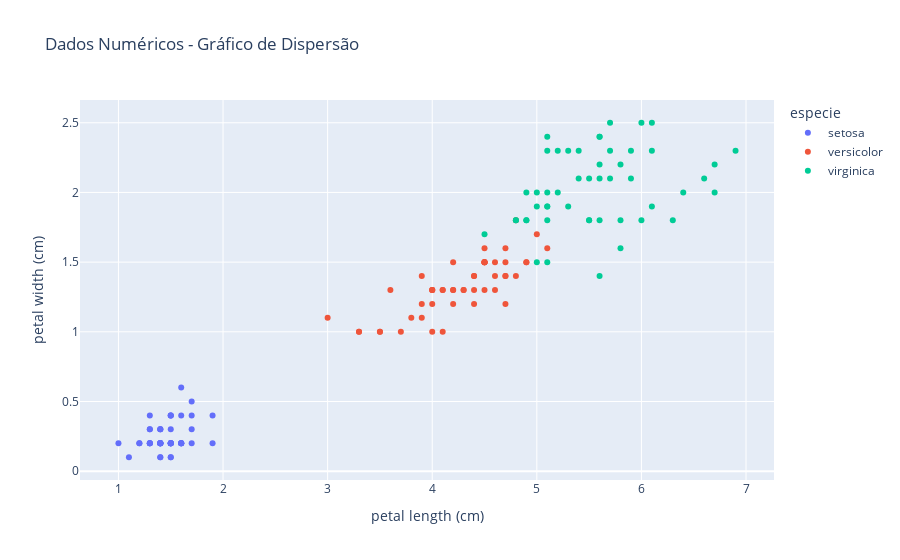

Notebook cell for this chart:
### Code cell
import plotly.express as px

fig = px.scatter(
    iris_df,
    x="petal length (cm)",
    y="petal width (cm)",
    color="especie",
    title="Dados Numéricos - Gráfico de Dispersão",
)

fig.show()

### Figure 1 — Plotly figure (JSON) as saved in the notebook; plotly's stock layout.template omitted (floating-point values rounded to 4 significant figures)
{"data": [{"hovertemplate": "especie=setosa<br>petal length (cm)=%{x}<br>petal width (cm)=%{y}<extra></extra>", "legendgroup": "setosa", "marker": {"color": "#636efa", "symbol": "circle"}, "mode": "markers", "name": "setosa", "orientation": "v", "showlegend": true, "type": "scatter", "x": [1.4, 1.4, 1.3, 1.5, 1.4, 1.7, 1.4, 1.5, 1.4, 1.5, 1.5, 1.6, 1.4, 1.1, 1.2, 1.5, 1.3, 1.4, 1.7, 1.5, 1.7, 1.5, 1, 1.7, 1.9, 1.6, 1.6, 1.5, 1.4, 1.6, 1.6, 1.5, 1.5, 1.4, 1.5, 1.2, 1.3, 1.4, 1.3, 1.5, 1.3, 1.3, 1.3, 1.6, 1.9, 1.4, 1.6, 1.4, 1.5, 1.4], "xaxis": "x", "y": [0.2, 0.2, 0.2, 0.2, 0.2, 0.4, 0.3, 0.2, 0.2, 0.1, 0.2, 0.2, 0.1, 0.1, 0.2, 0.4, 0.4, 0.3, 0.3, 0.3, 0.2, 0.4, 0.2, 0.5, 0.2, 0.2, 0.4, 0.2, 0.2, 0.2, 0.2, 0.4, 0.1, 0.2, 0.2, 0.2, 0.2, 0.1, 0.2, 0.2, 0.3, 0.3, 0.2, 0.6, 0.4, 0.3, 0.2, 0.2, 0.2, 0.2], "yaxis": "y"}, {"hovertemplate": "especie=versicolor<br>petal length (cm)=%{x}<br>petal width (cm)=%{y}<extra></extra>", "legendgroup": "versicolor", "marker": {"color": "#EF553B", "symbol": "circle"}, "mode": "markers", "name": "versicolor", "orientation": "v", "showlegend": true, "type": "scatter", "x": [4.7, 4.5, 4.9, 4, 4.6, 4.5, 4.7, 3.3, 4.6, 3.9, 3.5, 4.2, 4, 4.7, 3.6, 4.4, 4.5, 4.1, 4.5, 3.9, 4.8, 4, 4.9, 4.7, 4.3, 4.4, 4.8, 5, 4.5, 3.5, 3.8, 3.7, 3.9, 5.1, 4.5, 4.5, 4.7, 4.4, 4.1, 4, 4.4, 4.6, 4, 3.3, 4.2, 4.2, 4.2, 4.3, 3, 4.1], "xaxis": "x", "y": [1.4, 1.5, 1.5, 1.3, 1.5, 1.3, 1.6, 1, 1.3, 1.4, 1, 1.5, 1, 1.4, 1.3, 1.4, 1.5, 1, 1.5, 1.1, 1.8, 1.3, 1.5, 1.2, 1.3, 1.4, 1.4, 1.7, 1.5, 1, 1.1, 1, 1.2, 1.6, 1.5, 1.6, 1.5, 1.3, 1.3, 1.3, 1.2, 1.4, 1.2, 1, 1.3, 1.2, 1.3, 1.3, 1.1, 1.3], "yaxis": "y"}, {"hovertemplate": "especie=virginica<br>petal length (cm)=%{x}<br>petal width (cm)=%{y}<extra></extra>", "legendgroup": "virginica", "marker": {"color": "#00cc96", "symbol": "circle"}, "mode": "markers", "name": "virginica", "orientation": "v", "showlegend": true, "type": "scatter", "x": [6, 5.1, 5.9, 5.6, 5.8, 6.6, 4.5, 6.3, 5.8, 6.1, 5.1, 5.3, 5.5, 5, 5.1, 5.3, 5.5, 6.7, 6.9, 5, 5.7, 4.9, 6.7, 4.9, 5.7, 6, 4.8, 4.9, 5.6, 5.8, 6.1, 6.4, 5.6, 5.1, 5.6, 6.1, 5.6, 5.5, 4.8, 5.4, 5.6, 5.1, 5.1, 5.9, 5.7, 5.2, 5, 5.2, 5.4, 5.1], "xaxis": "x", "y": [2.5, 1.9, 2.1, 1.8, 2.2, 2.1, 1.7, 1.8, 1.8, 2.5, 2, 1.9, 2.1, 2, 2.4, 2.3, 1.8, 2.2, 2.3, 1.5, 2.3, 2, 2, 1.8, 2.1, 1.8, 1.8, 1.8, 2.1, 1.6, 1.9, 2, 2.2, 1.5, 1.4, 2.3, 2.4, 1.8, 1.8, 2.1, 2.4, 2.3, 1.9, 2.3, 2.5, 2.3, 1.9, 2, 2.3, 1.8], "yaxis": "y"}], "layout": {"legend": {"title": {"text": "especie"}, "tracegroupgap": 0}, "title": {"text": "Dados Numéricos - Gráfico de Dispersão"}, "xaxis": {"anchor": "y", "domain": [0, 1], "title": {"text": "petal length (cm)"}}, "yaxis": {"anchor": "x", "domain": [0, 1], "title": {"text": "petal width (cm)"}}}}
